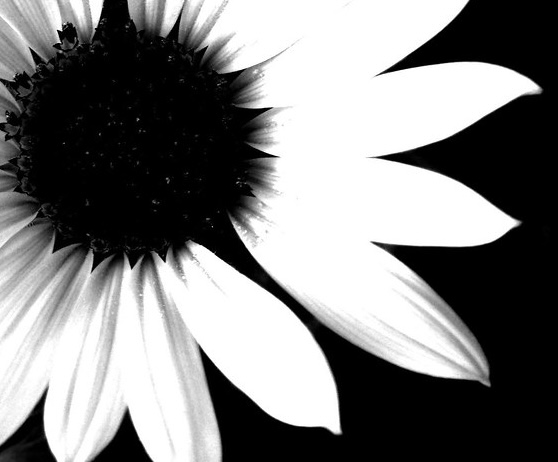
#> input picture Robot arm code Master file/Test.jpeg, 558 x 462 px, found by its file name
$ python Img_Processing_Practice.py
#> lines starting #> are read from the running program, lines starting #| are printed output that depends on the picture
#Img Processing Practice
import matplotlib.pyplot as plt
from PIL import Image
path = 'C:\\Users\\RyanSatterfield\\OneDrive - Guayaki SRP\\Documents\\Code\\Robot arm code Master file\\Test.jpeg'
# Load the image
img = Image.open(path).convert('L')  # Convert to grayscale

# Get pixel data
pixels = img.load()

# Lists to store x and y coordinates of black pixels
x_coords = []
y_coords = []
n = 0
# Iterate through each pixel
for i in range(img.width):
    for j in range(img.height):
        # If the pixel is black (or close to black)
        if pixels[i, j] < 150:  # You can adjust the threshold if needed
            x_coords.append(i)
            y_coords.append(j)
            #print(str(i) + " , "+ str(j) +"\n")


# Create scatter plot
print(len(x_coords))
#| 129979
plt.scatter(x_coords, y_coords, color='black', s=0.05)  # s=1 makes each point very small
plt.gca().invert_yaxis()  # Invert y-axis to match image orientation
plt.show()
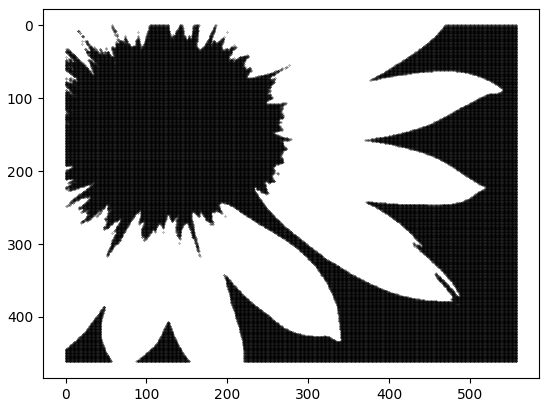
#> figure drawn by matplotlib, 1 panel
